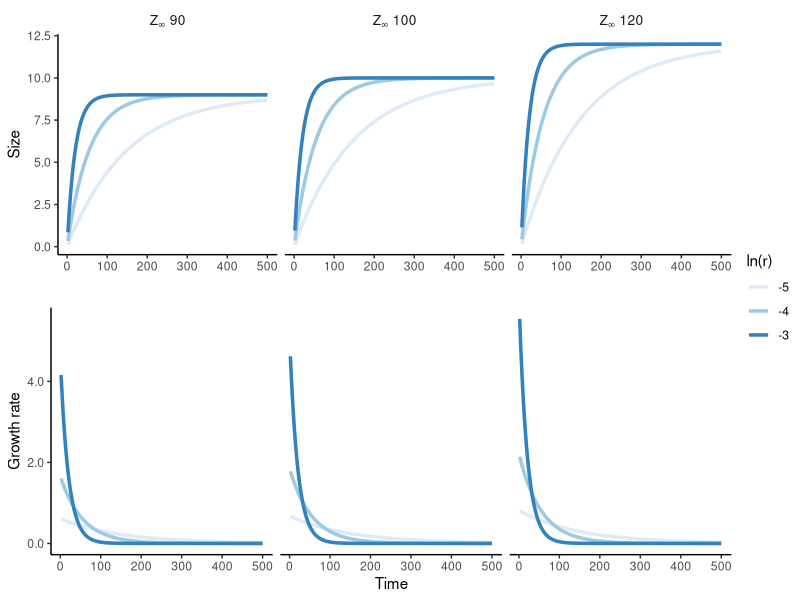
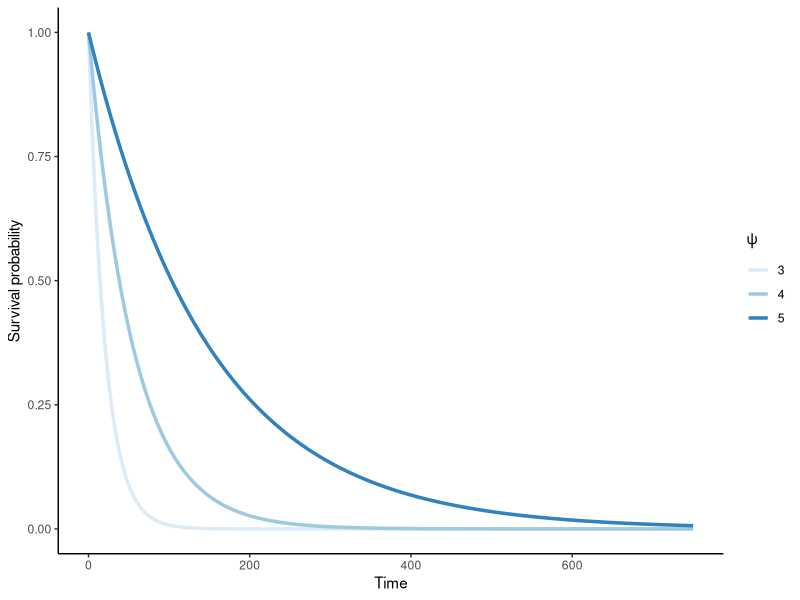
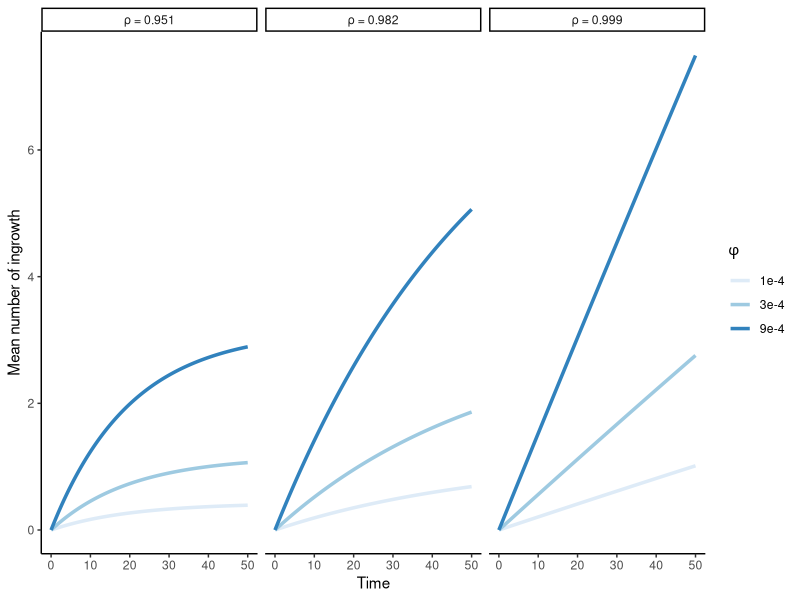

These figures' R source, in order:
## ---- chunk 1
Echo=FALSE
Eval=TRUE
Cache=TRUE
Warng=FALSE
Msg=FALSE
library(tidyverse)
## ---- chunk 2
#| label: fig-VBModel
#| fig-width: 8.5
#| fig-height: 5.5
#| fig-cap: "Illustration of the evolution of size (upper panels) and growth rate (bottom panels) over time following the von Bertalanffy growth equation. The three panels of each row is set to describe the interaction of the two parameters governing the annual growth rate of an individual tree."


r <- exp(-c(5:3))
linf <- c(900, 1000, 1200)

labels <- c(
  `900` = "Z[infinity] ~  90",
  `1000` = "Z[infinity] ~  100",
  `1200` = "Z[infinity] ~  120"
)

expand_grid(
    r = r,
    Linf = linf,
  ) |>
  rowwise() |>
  expand_grid(Time = 1:500) |>
  mutate(
    Lt = Linf * (1 - exp(-r * Time))/10,
  ) |>
  group_by(r, Linf) |> 
  mutate( 
      Lt_t0 = lag(Lt),
      growth = Lt - Lt_t0,
      Lt_t0 = NULL
  ) |>
  drop_na() ->
dt 

ggpubr::ggarrange(
  dt |>
    ggplot() +
    aes(Time, Lt/10) +
    aes(group = log(r), color = factor(log(r))) +
    facet_wrap(
      ~Linf,
      labeller = labeller(Linf = as_labeller(labels, label_parsed))
    ) +
    geom_path(size = 1.2) +
    theme_classic() +
    labs(
      x = '',
      y = 'Size',
      color = 'ln(r)'
    ) +
    theme(
      strip.background = element_blank(),
      strip.text = element_text(size = rel(0.9))
    ) +
    scale_color_brewer() +
    scale_y_continuous(labels = scales::number_format(accuracy = 0.1)),
    dt |>
    ggplot() +
    aes(Time, growth) +
    aes(group = log(r), color = factor(log(r))) +
    facet_wrap(
      ~Linf,
      labeller = labeller(Linf = as_labeller(labels, label_parsed))
    ) +
    geom_path(size = 1.2) +
    theme_classic() +
    labs(
      x = 'Time',
      y = 'Growth rate',
      color = expression('ln'~Gamma)
    ) +
    theme(
      strip.background = element_blank(),
      strip.text = element_blank()
    ) +
    scale_color_brewer() +
    scale_y_continuous(labels = scales::number_format(accuracy = 0.1)),
  nrow = 2,
  common.legend = TRUE,
  legend = 'right'
)

## ---- chunk 3
#| label: fig-mortModel
#| fig-cap: "Illustration of how the annual survival probability $logit(\\psi$) reduces with time interval."
#| fig-height: 4

tibble(
    psi = c(3, 4, 5)
  ) |>
  group_by(psi) |>
  expand_grid(deltaYear = seq(0, 750, 1)) |>
  mutate(long = 1/(1 + exp(-psi))^deltaYear) |>
  ggplot(aes(x = deltaYear,  y = long, color = factor(psi))) +
    geom_path(size = 1.2) +
    scale_color_brewer() +
    theme_classic() +
    labs(
      x = 'Time',
      y = 'Survival probability',
      color = expression(psi)
    )

## ---- chunk 4
#| label: fig-recModel
#| fig-cap: "Illustration of how both ingrowth rate ($\\phi$) and the annual survival probability ($\\rho$) interact with time interval to determine the mean number of ingrowth."
#| fig-height: 4

expand_grid(
    phi = -c(9, 8, 7),
    rho = -c(7, 4, 3),
    plot_size = 168
  ) |>
  mutate(
    rho_label = paste0('ρ = ', as.character(round(exp(-exp(rho)), 3))),
    phi_label = case_match(
      phi,
      -9 ~ '1e-4',
      -8 ~ '3e-4',
      -7 ~ '9e-4'
    )
  ) |>
  rowwise() |>
  expand_grid(deltaYear = seq(0, 50, .1)) |>
  ungroup() |>
  mutate(
    lambda = exp(phi) *
             plot_size *
             (1 - exp(-exp(rho))^deltaYear)/(1 - exp(-exp(rho)))
  ) |>
  ggplot() +
  aes(deltaYear, lambda) +
  aes(color = phi_label) +
  facet_wrap(~ rho_label) +
  geom_path(size = 1.2) +
  scale_color_brewer() +
  theme_classic() + 
  labs(
    x = 'Time',
    y = 'Mean number of ingrowth',
    color = expression(phi)
  )

